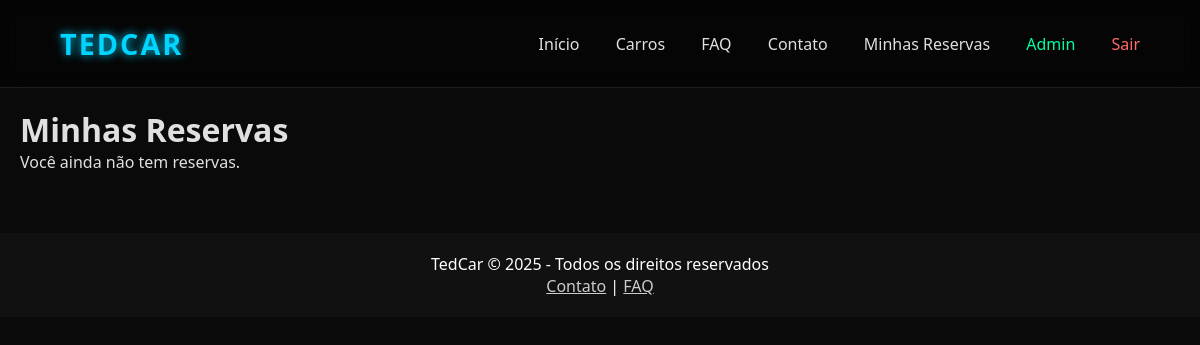
/my_reservations (signed in), run on an earlier commit of the app's database.
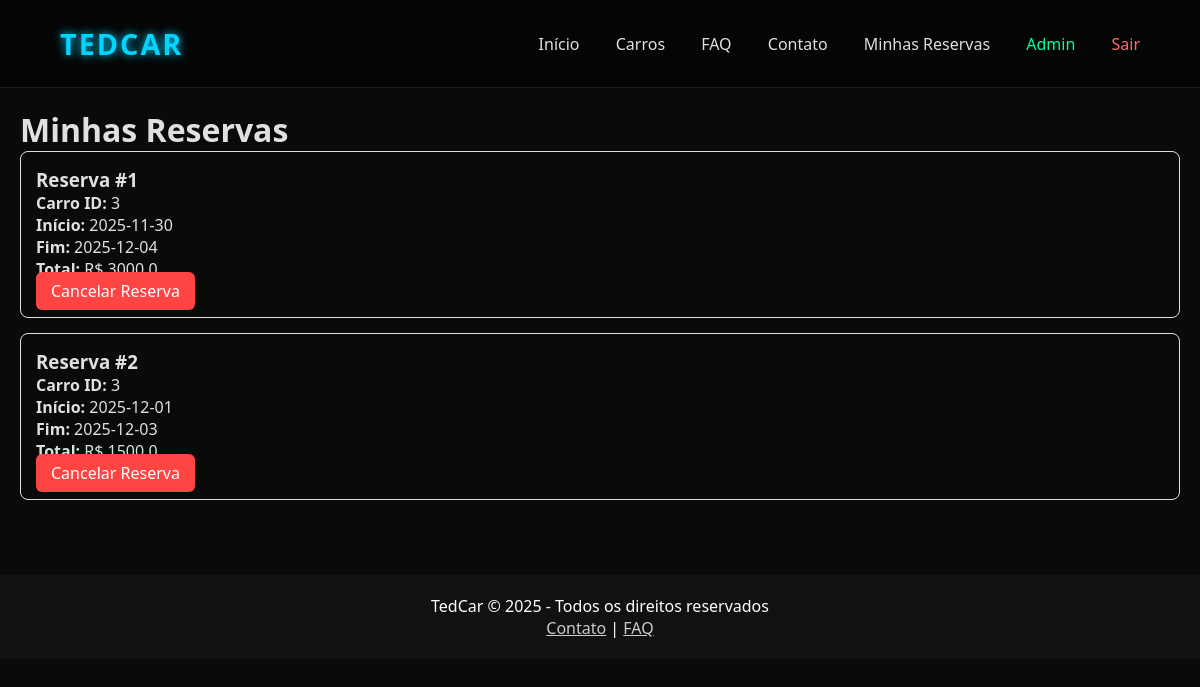
And on a later commit of the database.
### tedcar_2.0/app.py (models this page shows)
class Reservation(db.Model):
    id = db.Column(db.Integer, primary_key=True)
    car_id = db.Column(db.Integer, db.ForeignKey('car.id'), nullable=False)
    user_id = db.Column(db.Integer, db.ForeignKey('user.id'), nullable=False)
    start_date = db.Column(db.String(20), nullable=False)
    end_date = db.Column(db.String(20), nullable=False)
    total_price = db.Column(db.Float, nullable=False)
    car = db.relationship('Car')

### tedcar_2.0/app.py (the view)
@app.route('/my_reservations')
@login_required
def my_reservations():
    reservations = Reservation.query.filter_by(user_id=current_user.id).all()
    return render_template('my_reservations.html', reservations=reservations)

### tedcar_2.0/app.py (called while the page is built)
@login_manager.user_loader
def load_user(user_id):
    return User.query.get(int(user_id))

### tedcar_2.0/templates/my_reservations.html
{% extends 'base.html' %}
{% block content %}
<h1>Minhas Reservas</h1>
{% if reservations|length == 0 %}
    <p>Você ainda não tem reservas.</p>
{% endif %}
{% for r in reservations %}
<div style="border:1px solid #ddd; padding:15px; margin-bottom:15px; border-radius:8px;">
    <h3>Reserva #{{ r.id }}</h3>
    <p><strong>Carro ID:</strong> {{ r.car_id }}</p>
    <p><strong>Início:</strong> {{ r.start_date }}</p>
    <p><strong>Fim:</strong> {{ r.end_date }}</p>
    <p><strong>Total:</strong> R$ {{ r.total_price }}</p>
    <a href="/cancel_reservation/{{ r.id }}"
       style="background:#ff4444; padding:8px 15px; color:white; text-decoration:none; border-radius:6px;">
        Cancelar Reserva
    </a>
</div>
{% endfor %}
{% endblock %}

What changed in the data, as far as the page shows it:
added Reservation: id "1", car_id "3", start_date "2025-11-30", end_date "2025-12-04", total_price "3000.0"
added Reservation: id "2", car_id "3", start_date "2025-12-01", end_date "2025-12-03", total_price "1500.0"
Also different on the page:
text no longer shown: "Você ainda não tem reservas."
